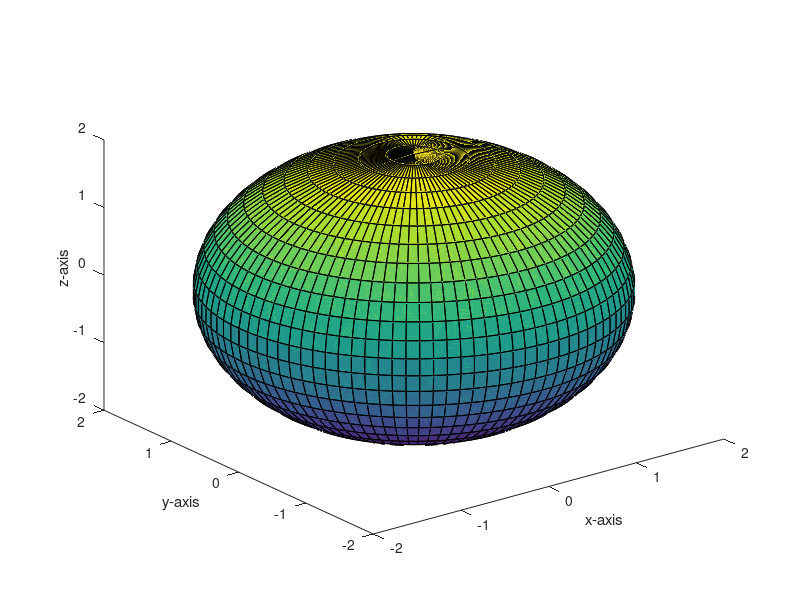

The MATLAB script that drew this image:
clc ; 
clear ; 
close all 
cx=0; cy=0; cz=0; r=2; px=1.076; py=1.301; pz=1.072; qx=-0.8365; qy=1.778; qz=-0.3748;
fi=(py-cy)*(qz-cz)-(pz-cz)*(qy-cy);
fj=(px-cx)*(qz-cz)-(pz-cz)*(qx-cx);
fk=(px-cx)*(qy-cy)-(py-cy)*(qx-cx);
if fk == 0
    fk=0.001;
end
if px >= qx
x1=qx;
x2=px;
else
x1=px;
x2=qx;
end
x= x1 : 0.001 : x2;
y=(-fk^2 * sqrt(-4*(1+fj^2/fk^2)*(((-fi.*(x-cx)+cz*fk-fj*cy)./fk-cz).^2+(x-cx).^2+cy^2-r^2)+(2*fj*((-fi.*(x-cx)+cz*fk-fj*cy)./fk-cz)/fk-2*cy).^2)+2*fj*(fi*(x-cx)+fj*cy)+2*cy*fk^2)./(2*fk^2+2*fj^2);
z=1/fk *(fk*cz + fj*(y-cy)-fi*(x-cx));
if (abs(y(1)-py) <= 0.001) && (abs(z(1)-pz) <= 0.001) % error=0.001
plot3 (x,y,z);
hold on ;
elseif (abs(y(1)-qy) <= 0.001) && (abs(z(1)-qz) <= 0.001)
plot3 (x,y,z);
hold on ;
else
y=(fk^2 * sqrt(-4*(1+fj^2/fk^2)*(((-fi.*(x-cx)+cz*fk-fj*cy)./fk-cz).^2+(x-cx).^2+cy^2-r^2)+(2*fj*((-fi.*(x-cx)+cz*fk-fj*cy)./fk-cz)/fk-2*cy).^2)+2*fj*(fi*(x-cx)+fj*cy)+2*cy*fk^2)./(2*fk^2+2*fj^2);
z=1/fk *(fk*cz + fj*(y-cy)-fi*(x-cx));
plot3 (x,y,z);
hold on ;
end



 
q=0 : pi/25 : 2*pi;
w = 0 : pi/50 : 2*pi;
[q,w]=meshgrid(q,w);
x=cx+ r*sin(q).*cos(w);
y= cy+ r*sin(q).*sin(w);
z =cz+ r*cos (q);
surf(x,y,z);


xlabel ('x-axis');
ylabel ('y-axis');
zlabel ('z-axis');